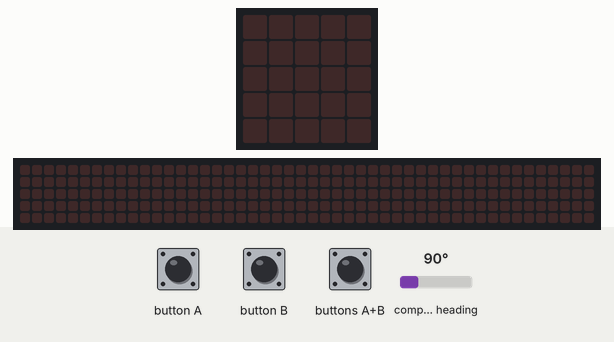
Simulated run of this program. Board: BBC micro:bit (MakeCode). Shown: the board's 5×5 LED display, a strip that is not on the board, showing the scrolling text unrolled. The inputs (shaded band) are chosen by the test bench; at power-on: compass heading 90°. The 48×5 strip is a reading aid, not a part: it shows the text the display is scrolling, unrolled, one strip-width of it at a time; the compass is already calibrated.

Above: at 1.3 s.
1.4 s: button A pressed for 0.15 s
At 4.02 s:
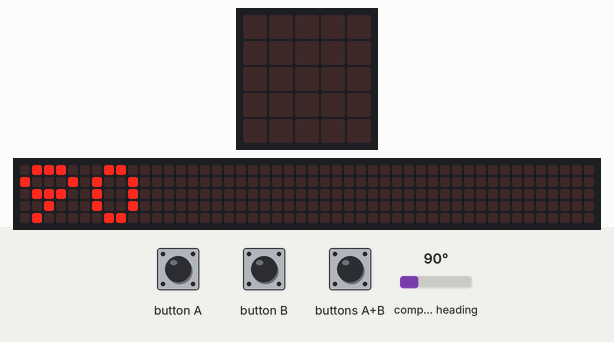
4.4 s: buttons A+B pressed for 0.15 s
At 5.6 s:
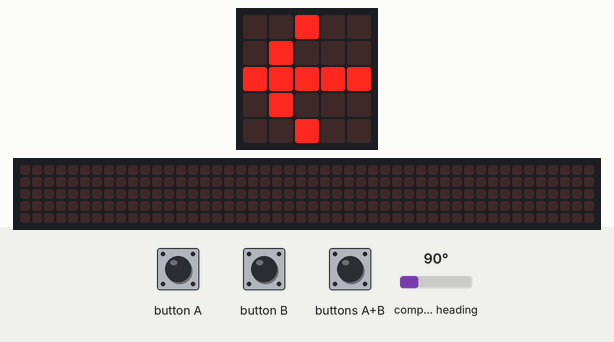
7.4 s: button A pressed for 0.15 s
At 7.77 s:
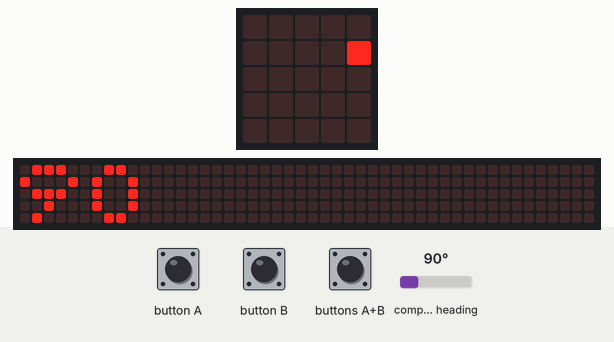
10.4 s: button B pressed for 0.15 s
At 11.5 s:
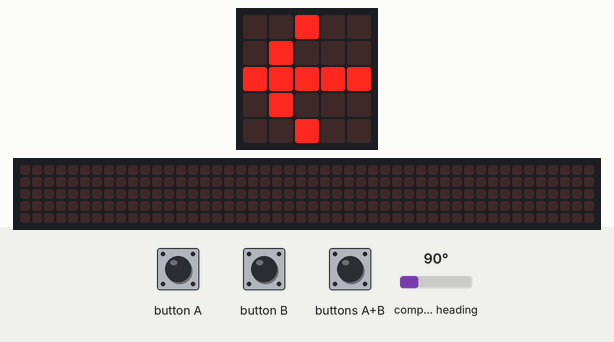
12.0 s: compass heading set to 7°
At 13.0 s:
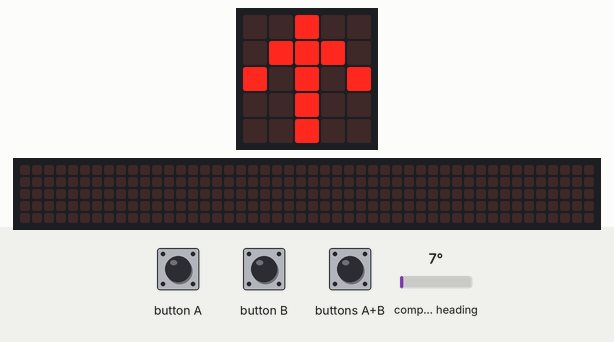
13.6 s: compass heading set to 180°
At 14.6 s:
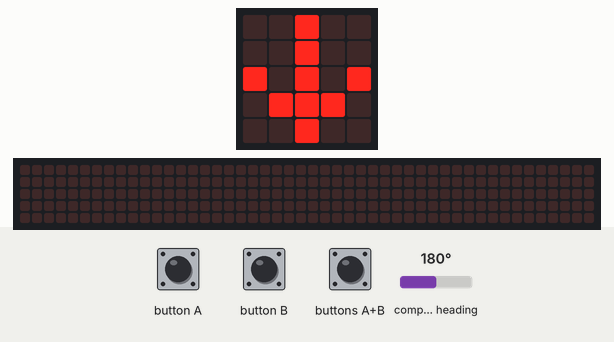
Timing chart, 0 to 16.2 s (numbered marks = the images above; inputs shaded):
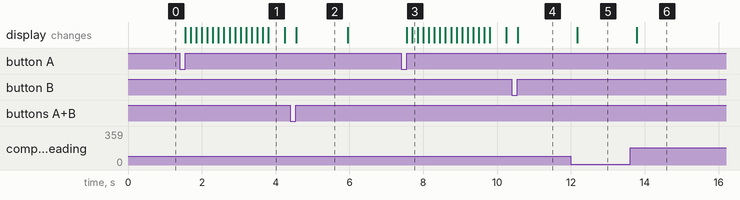

Measured:
- after the input at 1.4 s, the display: changes after 0.15 s (image 1)
- after the input at 4.4 s, the display: changes after 0.16 s (image 2)
- after the input at 7.4 s, the display: first changes after 0.15 s (image 3 shows a later state)
- after the input at 10.4 s, the display: changes after 0.16 s (image 4)
- after the input at 12.0 s, the display: changes after 0.17 s (image 5)
- after the input at 13.6 s, the display: changes after 0.18 s (image 6)
- what the display in image 1 shows lasts 0.5 s, from 3.8 s to 4.3 s

The program:

compass.py
```python
def on_button_pressed_a():
    global printing
    basic.clear_screen()
    printing = True
    basic.show_number(input.compass_heading())
    printing = False
input.on_button_pressed(Button.A, on_button_pressed_a)

def on_button_pressed_ab():
    callArrow()
    basic.pause(1000)
    basic.clear_screen()
input.on_button_pressed(Button.AB, on_button_pressed_ab)

def on_button_pressed_b():
    global ledOn
    if not (ledOn):
        ledOn = True
    else:
        ledOn = False
        if not (printing):
            basic.clear_screen()
input.on_button_pressed(Button.B, on_button_pressed_b)

def callArrow():
    global degree
    degree = input.compass_heading()
    if degree >= 337.5 or degree <= 22.5:
        basic.show_leds("""
            . . # . .
                        . # # # .
                        # . # . #
                        . . # . .
                        . . # . .
        """)
    elif degree <= 67.5:
        basic.show_leds("""
            # # # # #
                        # # . . .
                        # . # . .
                        # . . # .
                        # . . . #
        """)
    elif degree <= 112.5:
        basic.show_leds("""
            . . # . .
                        . # . . .
                        # # # # #
                        . # . . .
                        . . # . .
        """)
    elif degree <= 157.5:
        basic.show_leds("""
            # . . . #
                        # . . # .
                        # . # . .
                        # # . . .
                        # # # # #
        """)
    elif degree <= 202.5:
        basic.show_leds("""
            . . # . .
                        . . # . .
                        # . # . #
                        . # # # .
                        . . # . .
        """)
    elif degree <= 247.5:
        basic.show_leds("""
            # . . . #
                        . # . . #
                        . . # . #
                        . . . # #
                        # # # # #
        """)
    elif degree <= 292.5:
        basic.show_leds("""
            . . # . .
                        . . . # .
                        # # # # #
                        . . . # .
                        . . # . .
        """)
    else:
        basic.show_leds("""
            # # # # #
                        . . . # #
                        . . # . #
                        . # . . #
                        # . . . #
        """)
degree = 0
printing = False
ledOn = False
ledOn = False
printing = False
input.calibrate_compass()

def on_forever():
    while ledOn and not (printing):
        callArrow()
basic.forever(on_forever)
```
